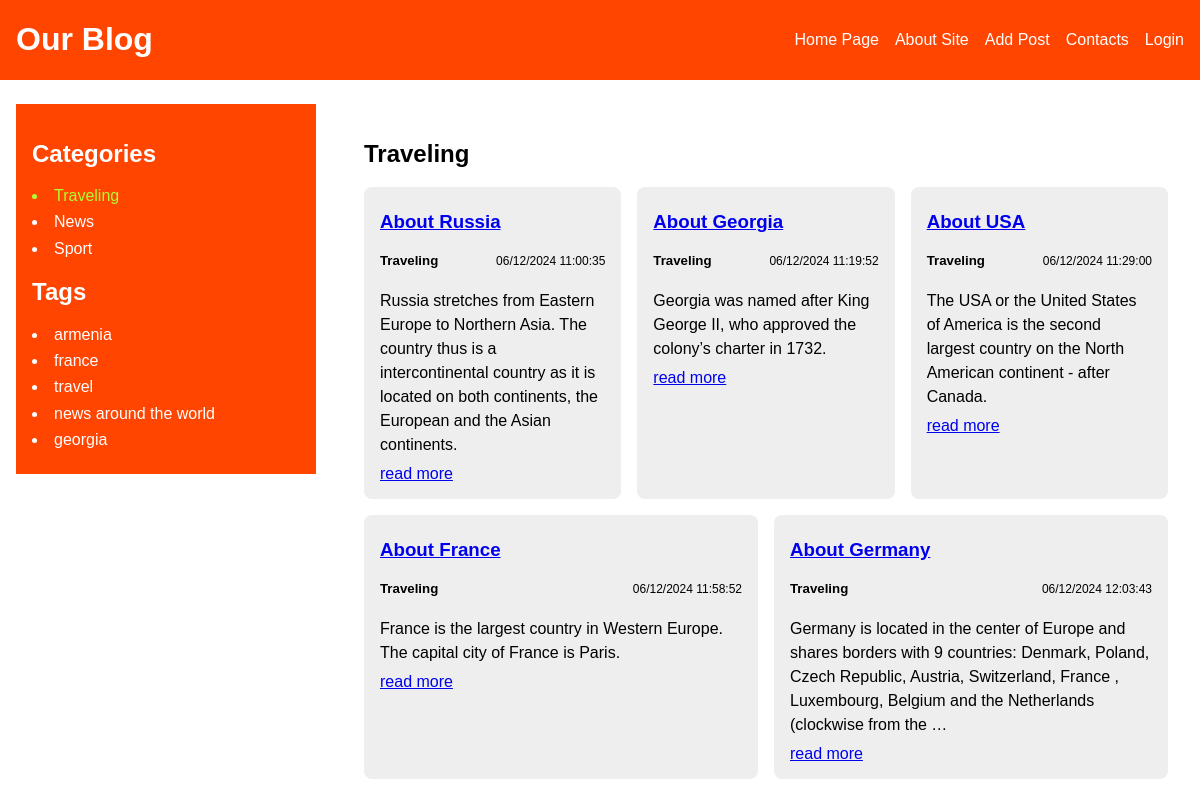
The page /category/traveling/ on the database as committed earlier.
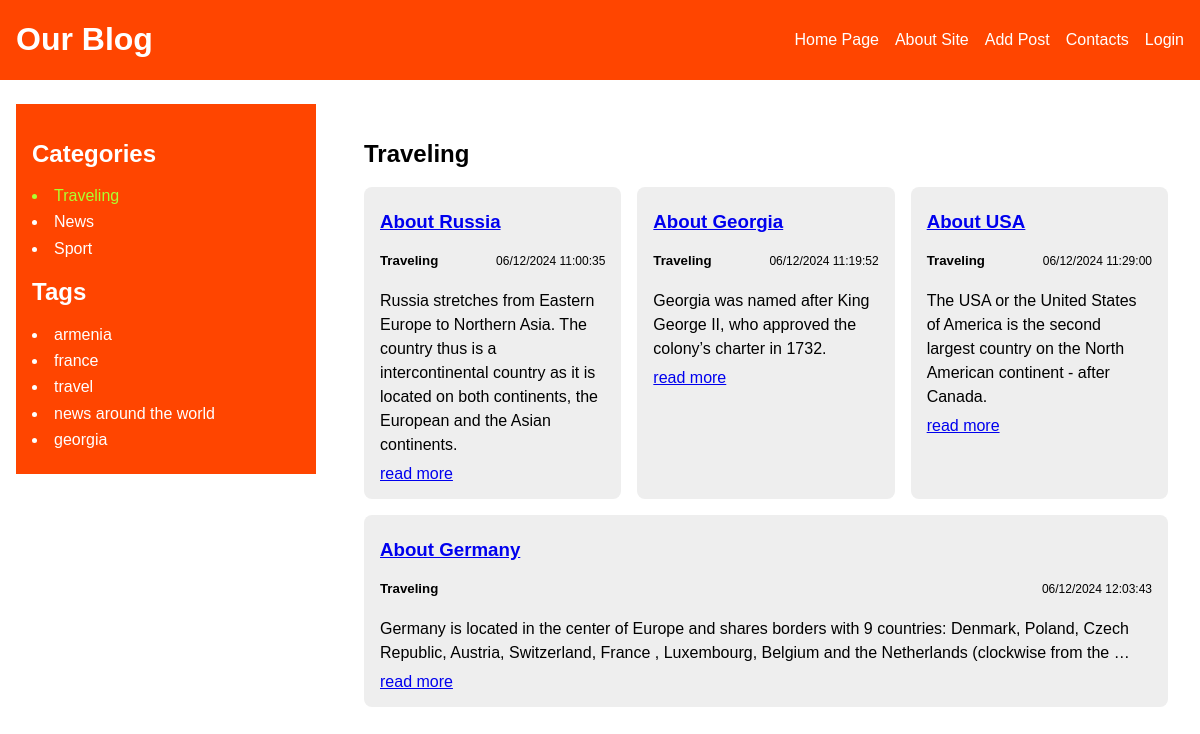
The same page on the database as committed later.
### blog/models.py (models this page shows, shortened)
class Category(models.Model):
    name = models.CharField(max_length=255, db_index=True,verbose_name="Անուն")
    slug = models.SlugField(max_length=255, unique=True, db_index=True,null=True)
    def __str__(self):
        return self.name
    def get_absolute_url(self):
        return reverse("category", kwargs={"cat_slug": self.slug})
    class Meta:
        verbose_name = "Category"
        verbose_name_plural = "Categories"

class ArticleTags(models.Model):
    tag = models.CharField(max_length=255, db_index=True)
    slug = models.SlugField(max_length=255, unique=True, db_index=True)
    def get_absolute_url(self):
        return reverse("tag", kwargs={"tag_slug": self.slug})

class Article(models.Model):
    class Status(models.IntegerChoices):
        DRAFT = 0, "Draft"
        PUBLISHED = 1, "Published"
    title = models.CharField(max_length=255, verbose_name="Վերնագիր")
    slug = models.SlugField(max_length=255, unique=True, db_index=True, null=True)
    content = models.TextField(blank = True)
    time_create = models.DateTimeField(auto_now_add=True)
    time_update = models.DateTimeField(auto_now=True)
    is_published = models.BooleanField(choices=tuple(
        map(lambda x: (bool(x[0]), x[1]), Status.choices)), default=Status.PUBLISHED)
    category = models.ForeignKey("Category", on_delete=models.PROTECT,related_name="items")
    tags = models.ManyToManyField("ArticleTags", blank = True, related_name="tags")
    adv = models.OneToOneField("Adv", on_delete=models.SET_NULL, related_name="adv", null=True, blank=True)
    objects = models.Manager()
    published = ArticleManager()
    def get_absolute_url(self):
        return reverse("article", kwargs={"article_slug": self.slug})
    class Meta:
        ordering = ["time_create"]
        indexes = [
            models.Index(fields=["time_create"])
        ]

### blog/views.py (the view)
# urls.py: path("category/<slug:cat_slug>/", views.show_category, name="category"),
def show_category(request,cat_slug):
	category = get_object_or_404(Category, slug = cat_slug)
	articles = Article.published.filter(category_id=category.pk)
	data = {
		"name": category.name,
		"slug": category.slug,
		"id": category.id,
		"items": category.items.all(),
		"articles": articles,
		"cat_selected": category.id
	}
	return render(request,"blog/category.html", data)

### blog/context.py (called while the page is built)
def menu_context(request):
    return {
        "menu":  [
            {
                "link_title": "Home Page",
                "link_url_name": "index"
            },
            {
                "link_title": "About Site",
                "link_url_name": "about"
            },
            {
                "link_title": "Add Post",
                "link_url_name": "add_post"
            },
            {
                "link_title": "Contacts",
                "link_url_name": "contacts"
            },
            {
                "link_title": "Login",
                "link_url_name": "login"
            },
        ],
    }

### blog/models.py (called while the page is built)
    def get_queryset(self):
        return super().get_queryset().filter(is_published=1)

### blog/templatetags/blog_tags.py (called while the page is built)
@register.inclusion_tag("blog/includes/categories.html")
def show_categories(cat_selected=0):
    cats = Category.objects.all()
    return {"cats": cats, "cat_selected": cat_selected}

@register.inclusion_tag("blog/includes/tags.html")
def show_tags():
    return {"tags": ArticleTags.objects.all()}

### blog/templates/blog/category.html
{% extends "base.html" %}
{% block category %}
    <div class="articles__with__block__title">
        <h2>{{name}}</h2>
        <div class="category__items">
            {% for item in articles %}
                <div class="category__items__item">
                    <h3>
                        <a href="{{ item.get_absolute_url }}">{{ item.title }}</a>
                    </h3>
                    <div class="item__cat__date">
                        <h5>{{item.category}}</h5>
                        <p>{{item.time_create|date:"d/m/Y H:i:s"}}</p>
                    </div>
                    <p>{{item.content|linebreaksbr|truncatewords:30}}</p>
                    <a href="{{ item.get_absolute_url }}">read more</a>
                </div>
            {% endfor %}
        </div>
    </div>
{% endblock %}

### blog/templates/blog/includes/categories.html
<h2>Categories</h2>
<ul class="categories">
    {% for cat in cats %}
        {% if cat.id == cat_selected %}
            <li class="active_cat">{{cat.name}}</li>
        {% else %}
            <li>
                <a class="category_item" href="{{ cat.get_absolute_url }}">{{cat.name}}</a>
            </li>
        {% endif %}
    {% endfor %}
</ul>

### blog/templates/blog/includes/tags.html
{% if tags %}
<h2>Tags</h2>
<ul class="tags">
    {% for tag in tags %}
    <li>
        <a class="category_item" href="{{ tag.get_absolute_url }}">{{tag.tag}}</a>
    </li>
    {% endfor %}
</ul>
{% endif %}

Rows that differ between the two databases and show on the page:
no longer on this page (row edited): Article: title "About France", category "Traveling", time_create "06/12/2024 11:58:52", content "France is the largest country in Western Europe. The capital city of France is Paris."
